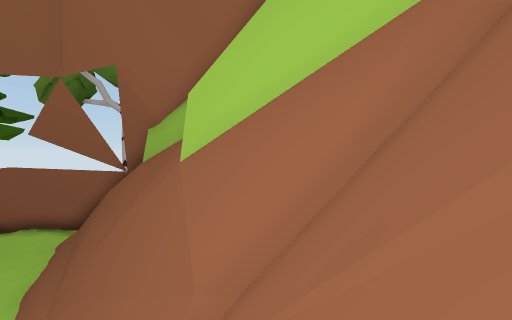
[1] (above)

22 first-person views from a walk through a scene from a Unity 3-D project. The camera is 1.2 m above the floor, tilts 2° down and sees 90° across. The floor is counted in squares, 2 m on a side. Each view is taken from the middle of a square. On the plan, view 1 faces up. The plan holds only what a view shows up to about 9 squares ahead; the rest is blank. The place goes on beyond the plan.

[2]
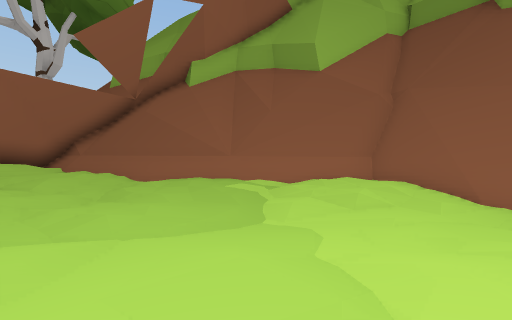

[3]
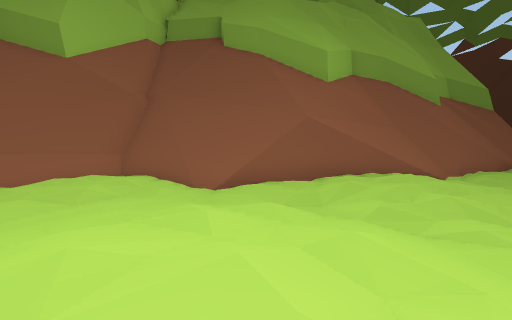

[4]
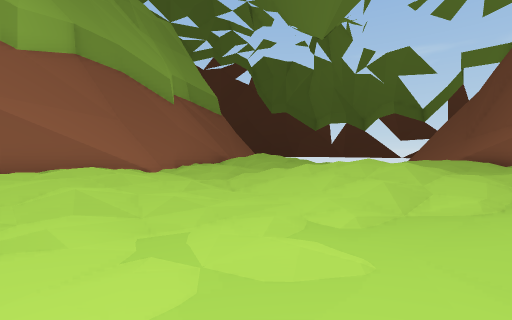

[5]
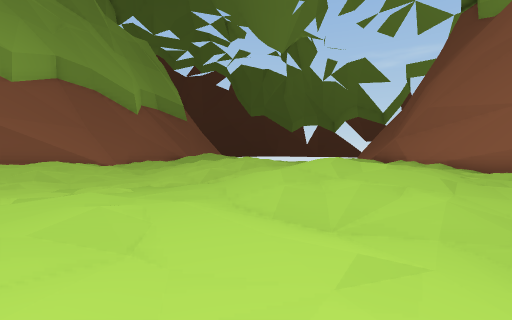

[6]
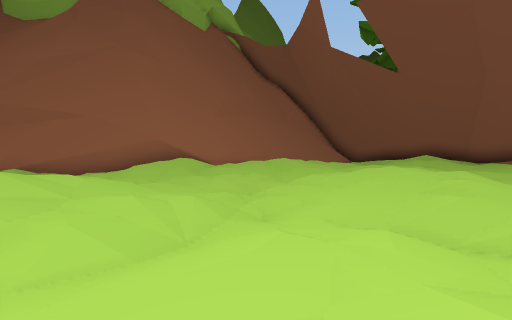

[7]
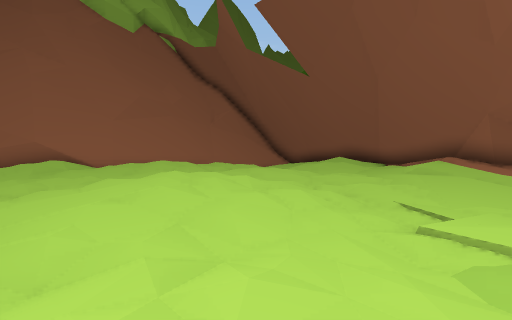

[8]
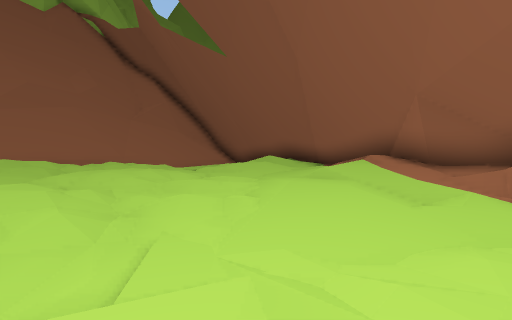

[9]
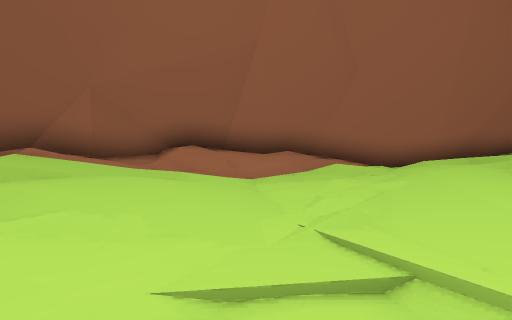

[10]
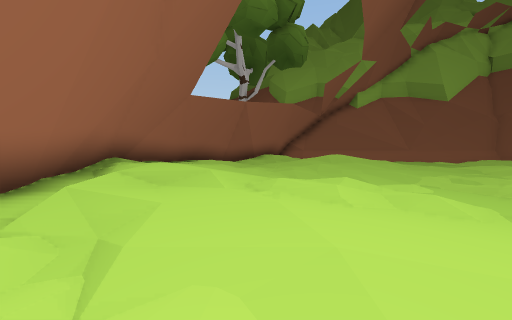

[11]
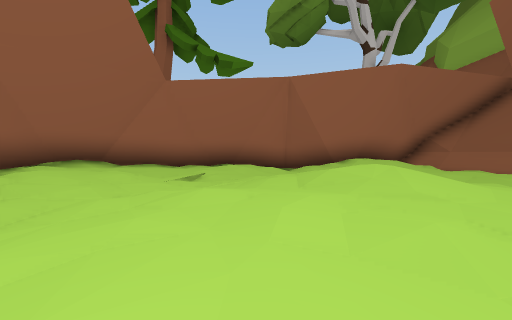

[12]
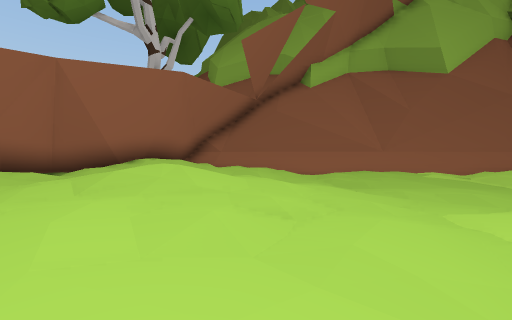

[13]
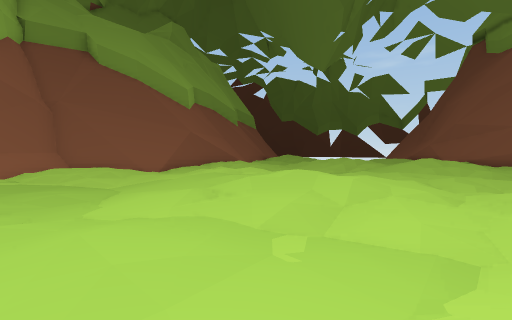

[14]
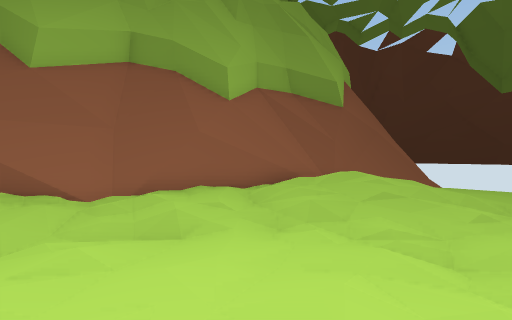

[15]
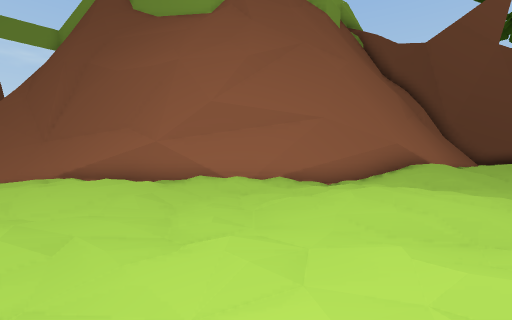

[16]
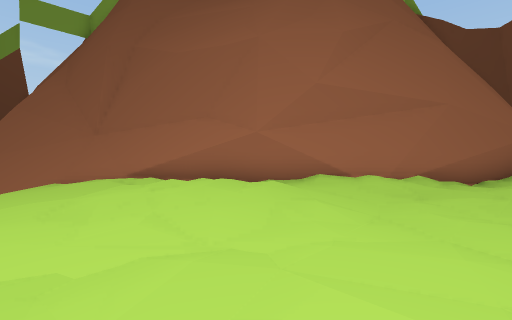

[17]
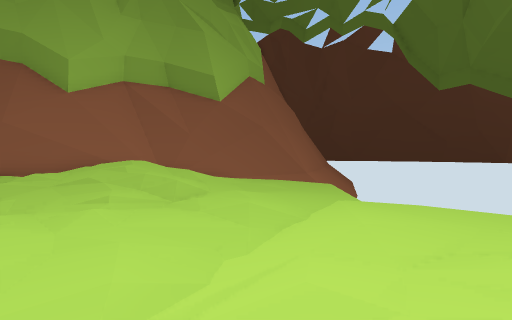

[18]
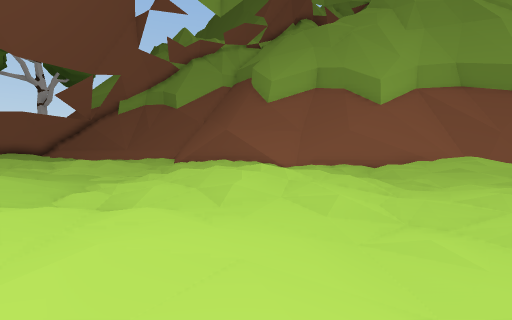

[19]
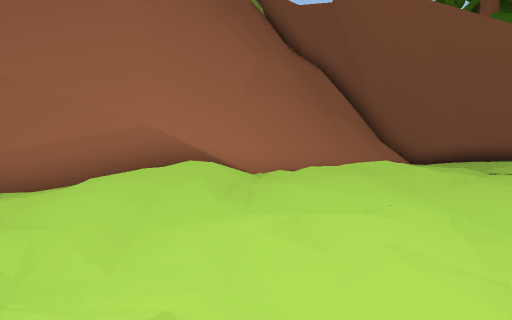

[20]
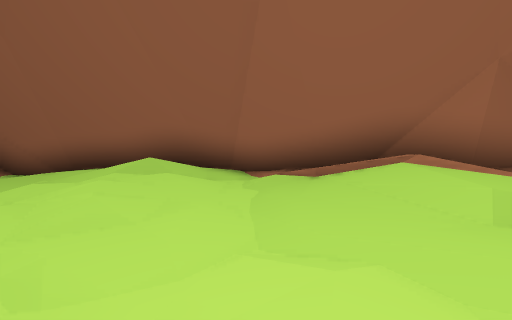

[21]
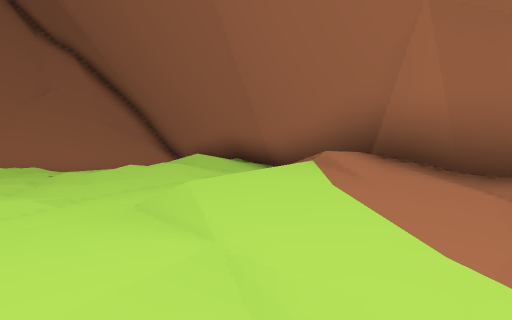

[22]
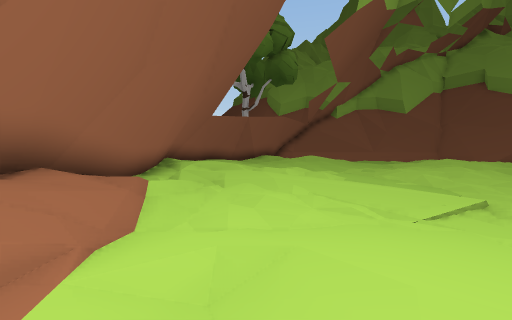

### Floor plan
Key: @ floor where view 1 was taken; # wall or solid block; . main floor; : floor 0.25 m higher than the main floor; - floor 0.25 m lower than the main floor; + floor 0.5 m higher than the main floor; _ floor 0.5 m lower than the main floor; < floor 0.75 m lower than the main floor; * floor 1 m higher than the main floor; / step, stairs or slope; = window, fence, low wall or low ledge; ^ raised ledge.
Columns run from 28 left of view 1 to 3 right of it. Each row starts with its distance up from view 1.
 11              ##########
 10            =##:.-.++:*#
  9           =#:..--  ../#
  8          ##:. _    .../^
  7          #.::.-.   -.-/#^
  6        ###+::..:+ :/__-/#
  5       ##-/+:...:/+:-_--/#^
  4      =#./:+/ -.:::.-__--/##
  3     ##+ -:.: -.....-----/###
  2     #+=_-....--....--__-./#####
  1    ##//_-..--_--.:..-__..###///
  0    #/ -___--_...:/::.---.#//@//#
 -1    #:._-___ _-..:++::.-__//#####
 -2   ##+..-__<__-.-/...:.._.//###
 -3   #=+/.-__/_/___-.---/__-#####
 -4  ##..---__-..-/_...____..###
 -5  #-.-_--/-.:+._-..-___/.:./#^^
 -6  #/:.-_..-.::.-_//-____-.//###^
 -7  #+::.-...-..-_/.::____-_-///#^
 -8  #:/._--.-..--_-:+/_...-_--///^
 -9 =#----....+/..--::/-/::._.-###^
-10 #--  -.:.++:..---..-/+:.__/-###
-11 #   __-    :/+.--...-..-_.:+##
-12     #########+:--..-_/___.++ #
-13             ###_---__-..-.:/ #
-14               ###--__----_-/_#
-15                 ##.----_--___
-16                  ##-...-_____
-17                   ##...__
-18                    #--___
-19                     #--_
-20                     #/_
-21                     #/_
-22                     ^///
-23                     ^#//
-24                      ##/
-25                       ##

Positions as (right, up) in squares from view 1, and headings:
1: (0, 0), facing up
2: (-9, -1), facing up-right
3: (-9, -2), facing right
4: (-9, -4), facing down-right
5: (-13, -4), facing down-right
6: (-11, -4), facing down-left
7: (-14, -1), facing down-left
8: (-18, 0), facing down-left
9: (-18, -3), facing up-left
10: (-20, 1), facing up-right
11: (-13, 2), facing up
12: (-13, 2), facing up-right
13: (-13, 3), facing down-right
14: (-7, -10), facing right
15: (-6, -10), facing down-left
16: (-5, -13), facing down-left
17: (-7, -15), facing right
18: (-10, -13), facing up-right
19: (-13, -8), facing down-left
20: (-21, -5), facing left
21: (-22, -1), facing down-left
22: (-23, -2), facing up-right
